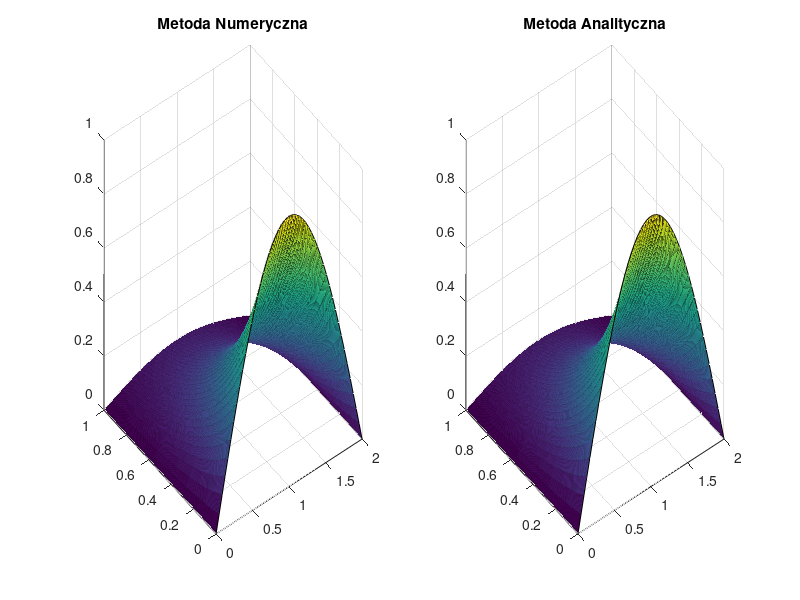

MATLAB code to generate this figure:
clc,clear all
tic
%rozwi�zanie analityczne
G = @(x,t) sin(pi.*x./2).*exp(-(pi.^2).*t./4);

%przedzia� omega
xa=0;
xb=2;
yc=0;
yd=1;

%warunki brzegowe
u1 = @(x) 0;
u2 = @(x) 0;
u3 = @(x,t) sin(pi*x/2);

licznik=0;
%siatka
m=50;
D=1;
deltax=(xb-xa)/(m-1);
x=[xa:deltax:xb];         %przedzia� przestrzenny
deltat=(deltax^2)/D; 
n_end=floor(yd/deltat)+1;
t=[0:deltat:1];           %przedzia� czasowy
theta = 1/2 - deltax^2 / (12 * D * deltat);

%macierz
psi=zeros(n_end,length(x)); %utworzenie pustej macierzy

%dodanie warunku pocz�tkowego
psi(1,:) = u3(x);
psi(:,1) = u1(t);
psi(:,m) = u2(t);

% Skopiowanie warunku początkowego na drugi poziom
psi(2,:) = psi(1,:);
F = diag(eye(m-2));
alfa = D * deltat / deltax^2;
A1 = eye(m-2) .* (2*alfa + 1 + theta);
A2 = diag(eye(m-3)) * -alfa;
A = A1 + diag(A2,-1) + diag(A2, 1);

for n=3:n_end
  F = (1+2*theta) * psi(n-1,2:m-1) - theta * psi(n-2, 2:m-1);
  F(1) = F(1) + alfa * psi(n, 1);
  F(m-2) = F(m-2) + alfa * psi(n, m);
  psi(n,2:m-1) = linsolve(A,F');
  licznik = licznik+1;
end

[X,T] = meshgrid(x,t);
subplot(1,2,1)
surf(X,T,psi)
title('Metoda Numeryczna')
subplot(1,2,2)
surf(X,T,(G(X,T)))
title('Metoda Analityczna')
Error=max(max(abs(psi-G(X,T))));
licznik
toc